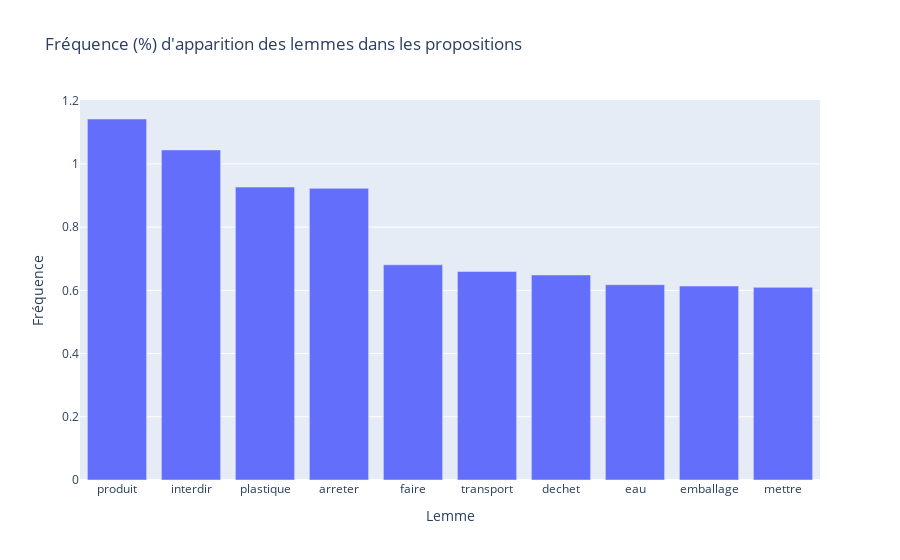

Notebook code cell kept with this figure:
### Markdown cell above
### Lemmes les plus utilisés (représentatifs du sujet)

### Code cell
nbLemmesAfficher = 10
fig = px.bar(freqMots.iloc[:nbLemmesAfficher,:], x = 'Lemme', y = 'Fréquence',
title = "Fréquence (%) d'apparition des lemmes dans les propositions")
fig.show()

### Figure 1 — Plotly figure (JSON) as saved in the notebook; plotly's stock layout.template omitted (floating-point values rounded to 4 significant figures)
{"data": [{"alignmentgroup": "True", "hovertemplate": "Lemme=%{x}<br>Fréquence=%{y}<extra></extra>", "legendgroup": "", "marker": {"color": "#636efa", "pattern": {"shape": ""}}, "name": "", "offsetgroup": "", "orientation": "v", "showlegend": false, "textposition": "auto", "type": "bar", "x": ["produit", "interdir", "plastique", "arreter", "faire", "transport", "dechet", "eau", "emballage", "mettre"], "xaxis": "x", "y": [1.142, 1.044, 0.9267, 0.9225, 0.6807, 0.6597, 0.6486, 0.6178, 0.6136, 0.6094], "yaxis": "y"}], "layout": {"barmode": "relative", "legend": {"tracegroupgap": 0}, "title": {"text": "Fréquence (%) d'apparition des lemmes dans les propositions"}, "xaxis": {"anchor": "y", "domain": [0, 1], "title": {"text": "Lemme"}}, "yaxis": {"anchor": "x", "domain": [0, 1], "title": {"text": "Fréquence"}}}}
